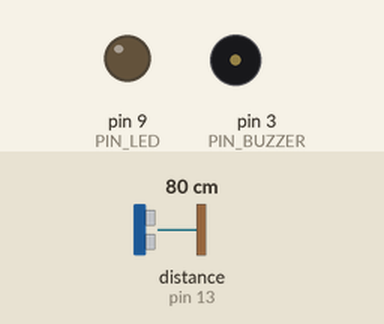
Recording of a sketch running on a simulated Arduino Uno, built with avr-gcc and run on an emulated ATmega328P. Shown: output pins drawn as LEDs (lit = HIGH), buzzer (waves = sounding). Wiring (inferred from the names in the program): ultrasonic range finder: trigger pin 12; echo pin 13. The test bench sets the inputs (shaded band); at power-on: distance to the obstacle (sensor on pin 13) 80 cm. The echo pulse lasts 58.3 µs per cm; pins used as bus, display or sensor lines are not drawn.

Above: at 1.2 s.
1.3 s: distance to the obstacle (sensor on pin 13) set to 2 cm
At 2.3 s:
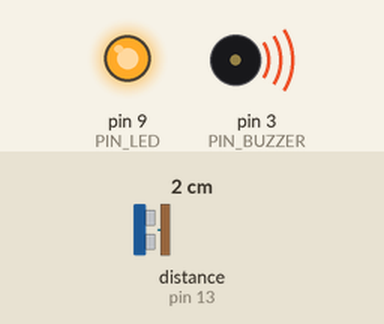
2.8 s: distance to the obstacle (sensor on pin 13) set to 18 cm
At 3.4 s:
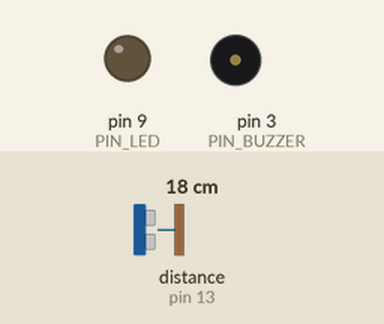
4.3 s: distance to the obstacle (sensor on pin 13) set to 4 cm
At 5.7 s:
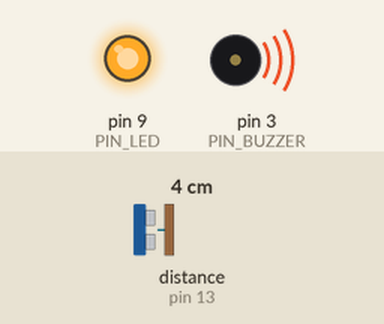
Timing chart, 0 to 7.3 s (numbered marks = the images above; inputs shaded):
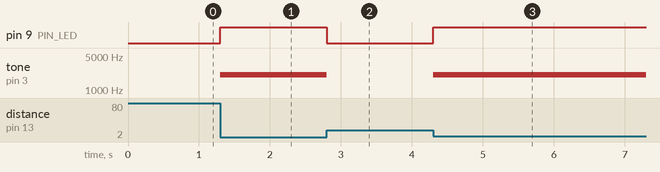

Measured:
- after the input at 1.3 s, pin 9 (PIN_LED): LOW → HIGH at once; tone on pin 3 (PIN_BUZZER): silent → 2048 Hz at once
- after the input at 2.8 s, pin 9 (PIN_LED): HIGH → LOW at once; tone on pin 3 (PIN_BUZZER): 2048 Hz → silent at once
- after the input at 4.3 s, pin 9 (PIN_LED): LOW → HIGH at once; tone on pin 3 (PIN_BUZZER): silent → 2048 Hz at once

The sketch:

d02_ultrasonic_alert.ino
```cpp
/**
 * 경보 알림 시스템
 * 15cm 이내에 접근하면 소리와 빨강 LED ON
 * 밖으로 벗어나면 OFF
 */

int PIN_BUZZER = 3;
int PIN_LED = 9;
int PIN_TRIG = 12;
int PIN_ECHO = 13;

float getDistance() {
  digitalWrite(PIN_TRIG, LOW);
  delayMicroseconds(2);
  digitalWrite(PIN_TRIG, HIGH);
  delayMicroseconds(10);
  digitalWrite(PIN_TRIG, LOW);
  float duration = pulseIn(PIN_ECHO, HIGH); // 걸린 시간
  // 걸린 시간 * 상온의 초음파 속도 / 2 = 편도 거리(단위 cm)
  // 상온의 초음파 속도를 29로 나눠주면 작은 오차범위를 제외하고 거의 유사(cm단위로 진행)
  return duration / 29.0 / 2;
}

void setup() {
  Serial.begin(9600); // 시리얼 모니터 사용 -> 1초에 9600bit 통신 속도
  pinMode(PIN_LED, OUTPUT);
  pinMode(PIN_TRIG, OUTPUT);
  pinMode(PIN_ECHO, INPUT);
}

void loop() {
  float distance = getDistance();
  if (distance < 15) {
    digitalWrite(PIN_LED, HIGH);
    tone(PIN_BUZZER, 2048);
  } else {
    digitalWrite(PIN_LED, LOW);
    noTone(PIN_BUZZER);
  }
}
```
